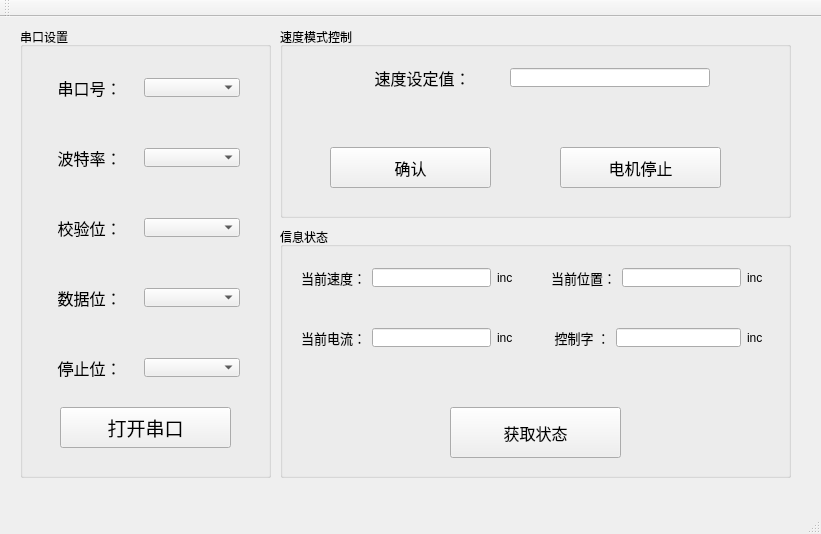
<?xml version="1.0" encoding="UTF-8"?>
<ui version="4.0">
 <class>MainWindow</class>
 <widget class="QMainWindow" name="MainWindow">
  <property name="geometry">
   <rect>
    <x>0</x>
    <y>0</y>
    <width>821</width>
    <height>534</height>
   </rect>
  </property>
  <property name="windowTitle">
   <string>MainWindow</string>
  </property>
  <widget class="QWidget" name="centralWidget">
   <widget class="QGroupBox" name="groupBox">
    <property name="geometry">
     <rect>
      <x>20</x>
      <y>10</y>
      <width>251</width>
      <height>451</height>
     </rect>
    </property>
    <property name="title">
     <string>串口设置</string>
    </property>
    <widget class="QWidget" name="horizontalLayoutWidget">
     <property name="geometry">
      <rect>
       <x>10</x>
       <y>40</y>
       <width>221</width>
       <height>41</height>
      </rect>
     </property>
     <layout class="QHBoxLayout" name="horizontalLayout">
      <item>
       <widget class="QLabel" name="ComPortLable">
        <property name="font">
         <font>
          <family>AcadEref</family>
          <pointsize>12</pointsize>
         </font>
        </property>
        <property name="text">
         <string>串口号：</string>
        </property>
        <property name="alignment">
         <set>Qt::AlignCenter</set>
        </property>
       </widget>
      </item>
      <item>
       <widget class="QComboBox" name="ComPortCBox">
        <property name="maximumSize">
         <size>
          <width>16777215</width>
          <height>35</height>
         </size>
        </property>
        <property name="iconSize">
         <size>
          <width>16</width>
          <height>16</height>
         </size>
        </property>
        <property name="duplicatesEnabled">
         <bool>false</bool>
        </property>
       </widget>
      </item>
     </layout>
    </widget>
    <widget class="QWidget" name="horizontalLayoutWidget_2">
     <property name="geometry">
      <rect>
       <x>10</x>
       <y>110</y>
       <width>221</width>
       <height>41</height>
      </rect>
     </property>
     <layout class="QHBoxLayout" name="horizontalLayout_2">
      <item>
       <widget class="QLabel" name="BaudLable">
        <property name="font">
         <font>
          <family>AcadEref</family>
          <pointsize>12</pointsize>
         </font>
        </property>
        <property name="text">
         <string>波特率：</string>
        </property>
        <property name="alignment">
         <set>Qt::AlignCenter</set>
        </property>
       </widget>
      </item>
      <item>
       <widget class="QComboBox" name="BaudCBox">
        <property name="maximumSize">
         <size>
          <width>16777215</width>
          <height>35</height>
         </size>
        </property>
        <property name="iconSize">
         <size>
          <width>16</width>
          <height>16</height>
         </size>
        </property>
        <property name="duplicatesEnabled">
         <bool>false</bool>
        </property>
       </widget>
      </item>
     </layout>
    </widget>
    <widget class="QWidget" name="horizontalLayoutWidget_3">
     <property name="geometry">
      <rect>
       <x>10</x>
       <y>180</y>
       <width>221</width>
       <height>41</height>
      </rect>
     </property>
     <layout class="QHBoxLayout" name="horizontalLayout_3">
      <item>
       <widget class="QLabel" name="ParityLable">
        <property name="font">
         <font>
          <family>AcadEref</family>
          <pointsize>12</pointsize>
         </font>
        </property>
        <property name="text">
         <string>校验位：</string>
        </property>
        <property name="alignment">
         <set>Qt::AlignCenter</set>
        </property>
       </widget>
      </item>
      <item>
       <widget class="QComboBox" name="ParityCBox">
        <property name="maximumSize">
         <size>
          <width>16777215</width>
          <height>35</height>
         </size>
        </property>
        <property name="iconSize">
         <size>
          <width>16</width>
          <height>16</height>
         </size>
        </property>
        <property name="duplicatesEnabled">
         <bool>false</bool>
        </property>
       </widget>
      </item>
     </layout>
    </widget>
    <widget class="QWidget" name="horizontalLayoutWidget_4">
     <property name="geometry">
      <rect>
       <x>10</x>
       <y>250</y>
       <width>221</width>
       <height>41</height>
      </rect>
     </property>
     <layout class="QHBoxLayout" name="horizontalLayout_4">
      <item>
       <widget class="QLabel" name="BitLable">
        <property name="font">
         <font>
          <family>AcadEref</family>
          <pointsize>12</pointsize>
         </font>
        </property>
        <property name="text">
         <string>数据位：</string>
        </property>
        <property name="alignment">
         <set>Qt::AlignCenter</set>
        </property>
       </widget>
      </item>
      <item>
       <widget class="QComboBox" name="BitCBox">
        <property name="maximumSize">
         <size>
          <width>16777215</width>
          <height>35</height>
         </size>
        </property>
        <property name="iconSize">
         <size>
          <width>16</width>
          <height>16</height>
         </size>
        </property>
        <property name="duplicatesEnabled">
         <bool>false</bool>
        </property>
       </widget>
      </item>
     </layout>
    </widget>
    <widget class="QWidget" name="horizontalLayoutWidget_5">
     <property name="geometry">
      <rect>
       <x>10</x>
       <y>320</y>
       <width>221</width>
       <height>41</height>
      </rect>
     </property>
     <layout class="QHBoxLayout" name="horizontalLayout_5">
      <item>
       <widget class="QLabel" name="StopLable">
        <property name="font">
         <font>
          <family>AcadEref</family>
          <pointsize>12</pointsize>
         </font>
        </property>
        <property name="text">
         <string>停止位：</string>
        </property>
        <property name="alignment">
         <set>Qt::AlignCenter</set>
        </property>
       </widget>
      </item>
      <item>
       <widget class="QComboBox" name="StopCBox">
        <property name="maximumSize">
         <size>
          <width>16777215</width>
          <height>35</height>
         </size>
        </property>
        <property name="iconSize">
         <size>
          <width>16</width>
          <height>16</height>
         </size>
        </property>
        <property name="duplicatesEnabled">
         <bool>false</bool>
        </property>
       </widget>
      </item>
     </layout>
    </widget>
    <widget class="QPushButton" name="OpenComBtn">
     <property name="geometry">
      <rect>
       <x>40</x>
       <y>380</y>
       <width>171</width>
       <height>41</height>
      </rect>
     </property>
     <property name="font">
      <font>
       <family>AcadEref</family>
       <pointsize>14</pointsize>
      </font>
     </property>
     <property name="layoutDirection">
      <enum>Qt::LeftToRight</enum>
     </property>
     <property name="text">
      <string>打开串口</string>
     </property>
    </widget>
   </widget>
   <widget class="QGroupBox" name="groupBox_2">
    <property name="geometry">
     <rect>
      <x>280</x>
      <y>10</y>
      <width>511</width>
      <height>191</height>
     </rect>
    </property>
    <property name="title">
     <string>速度模式控制</string>
    </property>
    <widget class="QWidget" name="horizontalLayoutWidget_6">
     <property name="geometry">
      <rect>
       <x>50</x>
       <y>30</y>
       <width>391</width>
       <height>41</height>
      </rect>
     </property>
     <layout class="QHBoxLayout" name="horizontalLayout_7">
      <item>
       <widget class="QLabel" name="SetSpeedLable">
        <property name="maximumSize">
         <size>
          <width>16777215</width>
          <height>35</height>
         </size>
        </property>
        <property name="font">
         <font>
          <family>AcadEref</family>
          <pointsize>12</pointsize>
         </font>
        </property>
        <property name="text">
         <string>速度设定值：</string>
        </property>
        <property name="alignment">
         <set>Qt::AlignCenter</set>
        </property>
       </widget>
      </item>
      <item>
       <widget class="QLineEdit" name="SpeedEdit">
        <property name="maximumSize">
         <size>
          <width>200</width>
          <height>35</height>
         </size>
        </property>
       </widget>
      </item>
     </layout>
    </widget>
    <widget class="QPushButton" name="OkBtn">
     <property name="geometry">
      <rect>
       <x>50</x>
       <y>120</y>
       <width>161</width>
       <height>41</height>
      </rect>
     </property>
     <property name="font">
      <font>
       <family>AcadEref</family>
       <pointsize>12</pointsize>
      </font>
     </property>
     <property name="text">
      <string>确认</string>
     </property>
    </widget>
    <widget class="QPushButton" name="StopBtn">
     <property name="geometry">
      <rect>
       <x>280</x>
       <y>120</y>
       <width>161</width>
       <height>41</height>
      </rect>
     </property>
     <property name="font">
      <font>
       <family>AcadEref</family>
       <pointsize>12</pointsize>
      </font>
     </property>
     <property name="text">
      <string>电机停止</string>
     </property>
    </widget>
   </widget>
   <widget class="QGroupBox" name="groupBox_3">
    <property name="geometry">
     <rect>
      <x>280</x>
      <y>210</y>
      <width>511</width>
      <height>251</height>
     </rect>
    </property>
    <property name="title">
     <string>信息状态</string>
    </property>
    <widget class="QWidget" name="horizontalLayoutWidget_7">
     <property name="geometry">
      <rect>
       <x>10</x>
       <y>30</y>
       <width>234</width>
       <height>41</height>
      </rect>
     </property>
     <layout class="QHBoxLayout" name="horizontalLayout_8">
      <item>
       <widget class="QLabel" name="SpeedLable">
        <property name="font">
         <font>
          <family>AcadEref</family>
          <pointsize>10</pointsize>
         </font>
        </property>
        <property name="text">
         <string>当前速度：</string>
        </property>
        <property name="alignment">
         <set>Qt::AlignCenter</set>
        </property>
       </widget>
      </item>
      <item>
       <widget class="QLineEdit" name="SpeedEdit_2">
        <property name="maximumSize">
         <size>
          <width>16777215</width>
          <height>35</height>
         </size>
        </property>
       </widget>
      </item>
      <item>
       <widget class="QLabel" name="label">
        <property name="text">
         <string>inc</string>
        </property>
       </widget>
      </item>
     </layout>
    </widget>
    <widget class="QWidget" name="horizontalLayoutWidget_8">
     <property name="geometry">
      <rect>
       <x>260</x>
       <y>30</y>
       <width>234</width>
       <height>41</height>
      </rect>
     </property>
     <layout class="QHBoxLayout" name="horizontalLayout_9">
      <item>
       <widget class="QLabel" name="PositionLable">
        <property name="font">
         <font>
          <family>AcadEref</family>
          <pointsize>10</pointsize>
         </font>
        </property>
        <property name="text">
         <string>当前位置：</string>
        </property>
        <property name="alignment">
         <set>Qt::AlignCenter</set>
        </property>
       </widget>
      </item>
      <item>
       <widget class="QLineEdit" name="PositionEdit">
        <property name="maximumSize">
         <size>
          <width>250</width>
          <height>35</height>
         </size>
        </property>
       </widget>
      </item>
      <item>
       <widget class="QLabel" name="label_2">
        <property name="text">
         <string>inc</string>
        </property>
       </widget>
      </item>
     </layout>
    </widget>
    <widget class="QWidget" name="horizontalLayoutWidget_9">
     <property name="geometry">
      <rect>
       <x>260</x>
       <y>90</y>
       <width>234</width>
       <height>41</height>
      </rect>
     </property>
     <layout class="QHBoxLayout" name="horizontalLayout_10">
      <item>
       <widget class="QLabel" name="StateLable">
        <property name="maximumSize">
         <size>
          <width>200</width>
          <height>35</height>
         </size>
        </property>
        <property name="font">
         <font>
          <family>AcadEref</family>
          <pointsize>10</pointsize>
         </font>
        </property>
        <property name="text">
         <string> 控制字 ：</string>
        </property>
        <property name="alignment">
         <set>Qt::AlignCenter</set>
        </property>
       </widget>
      </item>
      <item>
       <widget class="QLineEdit" name="StateEdit">
        <property name="maximumSize">
         <size>
          <width>200</width>
          <height>35</height>
         </size>
        </property>
       </widget>
      </item>
      <item>
       <widget class="QLabel" name="label_3">
        <property name="text">
         <string>inc</string>
        </property>
       </widget>
      </item>
     </layout>
    </widget>
    <widget class="QWidget" name="horizontalLayoutWidget_10">
     <property name="geometry">
      <rect>
       <x>10</x>
       <y>90</y>
       <width>234</width>
       <height>41</height>
      </rect>
     </property>
     <layout class="QHBoxLayout" name="horizontalLayout_11">
      <item>
       <widget class="QLabel" name="CurrentLable">
        <property name="font">
         <font>
          <family>AcadEref</family>
          <pointsize>10</pointsize>
         </font>
        </property>
        <property name="text">
         <string>当前电流：</string>
        </property>
        <property name="alignment">
         <set>Qt::AlignCenter</set>
        </property>
       </widget>
      </item>
      <item>
       <widget class="QLineEdit" name="CurrentEdit">
        <property name="maximumSize">
         <size>
          <width>16777215</width>
          <height>35</height>
         </size>
        </property>
       </widget>
      </item>
      <item>
       <widget class="QLabel" name="label_4">
        <property name="text">
         <string>inc</string>
        </property>
       </widget>
      </item>
     </layout>
    </widget>
    <widget class="QPushButton" name="GetDataBtn">
     <property name="geometry">
      <rect>
       <x>170</x>
       <y>180</y>
       <width>171</width>
       <height>51</height>
      </rect>
     </property>
     <property name="font">
      <font>
       <family>AcadEref</family>
       <pointsize>12</pointsize>
      </font>
     </property>
     <property name="text">
      <string>获取状态</string>
     </property>
    </widget>
   </widget>
  </widget>
  <widget class="QMenuBar" name="menuBar">
   <property name="geometry">
    <rect>
     <x>0</x>
     <y>0</y>
     <width>821</width>
     <height>26</height>
    </rect>
   </property>
  </widget>
  <widget class="QToolBar" name="mainToolBar">
   <attribute name="toolBarArea">
    <enum>TopToolBarArea</enum>
   </attribute>
   <attribute name="toolBarBreak">
    <bool>false</bool>
   </attribute>
  </widget>
  <widget class="QStatusBar" name="statusBar"/>
 </widget>
 <layoutdefault spacing="6" margin="11"/>
 <resources/>
 <connections/>
</ui>
